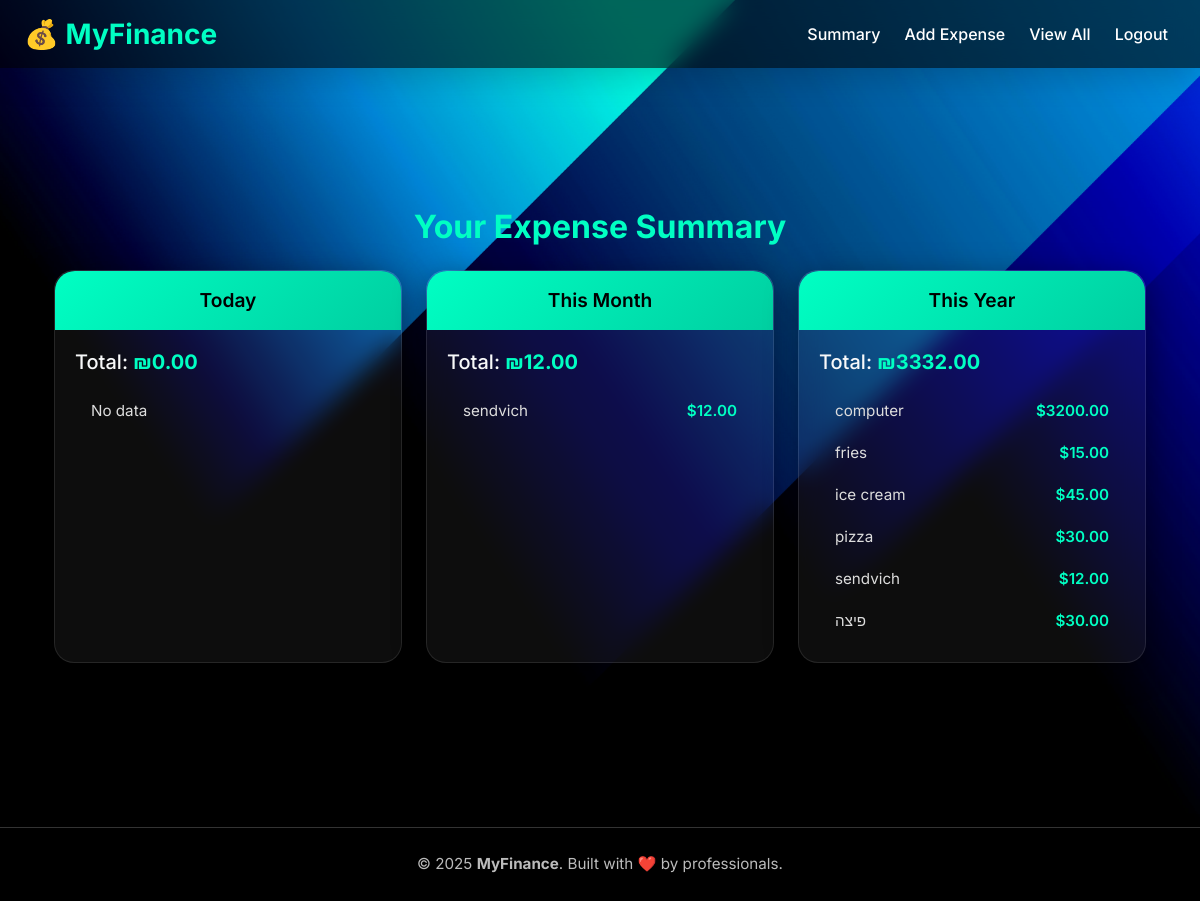
The app's page /expenses/summary/ (signed in) with its own data.
### expenses/models.py (models this page shows, shortened)
class Expense(models.Model):
    user = models.ForeignKey(User, on_delete=models.CASCADE)
    category = models.CharField(max_length=100)
    amount = models.FloatField()
    date = models.DateField(auto_now_add=True)

### expenses/views.py (the view)
# urls.py: path('summary/', views.summary, name='summary'),
@login_required
def summary(request):
    today = date.today()
    this_month = today.month
    this_year = today.year
    expenses = Expense.objects.filter(user=request.user)
    daily_expenses = expenses.filter(date=today)
    daily_total = daily_expenses.aggregate(Sum('amount'))['amount__sum'] or 0
    daily_by_category = daily_expenses.values('category').annotate(total=Sum('amount'))
    monthly_expenses = expenses.filter(date__month=this_month, date__year=this_year)
    monthly_total = monthly_expenses.aggregate(Sum('amount'))['amount__sum'] or 0
    monthly_by_category = monthly_expenses.values('category').annotate(total=Sum('amount'))
    yearly_expenses = expenses.filter(date__year=this_year)
    yearly_total = yearly_expenses.aggregate(Sum('amount'))['amount__sum'] or 0
    yearly_by_category = yearly_expenses.values('category').annotate(total=Sum('amount'))
    summaries = [
        {
            'period': 'Today',
            'total': daily_total,
            'breakdown': daily_by_category,
        },
        {
            'period': 'This Month',
            'total': monthly_total,
            'breakdown': monthly_by_category,
        },
        {
            'period': 'This Year',
            'total': yearly_total,
            'breakdown': yearly_by_category,
        },
    ]
    context = {
        'summaries': summaries,
    }
    return render(request, 'summary.html', context)

### expenses/templates/summary.html (shortened to what this page needs)
{% extends 'base.html' %}
{% block content %}
<div class="container mt-5 text-white">
    <h2 class="mb-4 text-center">Your Expense Summary</h2>
    <div class="row">
        {% for summary in summaries %}
        <div class="col-md-4 mb-4">
            <div class="glass-card h-100">
                <div class="glass-header">{{ summary.period }}</div>
                <div class="glass-body">
                    <h5 class="mb-3">Total: <strong style="color:#00ffc3;">₪{{ summary.total|floatformat:2 }}</strong></h5>
                    <ul class="list-group glass-list">
                        {% for item in summary.breakdown %}
                        <li class="list-group-item d-flex justify-content-between">
                            <span>{{ item.category }}</span>
                            <span>${{ item.total|floatformat:2 }}</span>
                        </li>
                        {% empty %}
                        <li class="list-group-item">No data</li>
                        {% endfor %}
                    </ul>
                </div>
            </div>
        </div>
        {% endfor %}
    </div>
</div>
{% endblock %}

### expenses/templates/summary.html (style rules this page uses)
.glass-card { background: rgba(255, 255, 255, 0.05); border-radius: 20px; border: 1px solid rgba(255, 255, 255, 0.1); box-shadow: 0 8px 32px rgba(0, 0, 0, 0.4); backdrop-filter: blur(12px); -webkit-backdrop-filter: blur(12px); transition: transform 0.3s ease, box-shadow 0.3s ease; }
.glass-header { background: linear-gradient(135deg, #00ffc3, #00cfa1); border-radius: 20px 20px 0 0; color: #000; font-weight: 600; font-size: 1.2rem; text-align: center; padding: 15px; }
.glass-body { padding: 20px; color: #f8f9fa; }
.glass-list .list-group-item { background-color: transparent; border: none; color: #ddd; font-size: 0.95rem; padding: 0.6rem 1rem; }
.glass-list .list-group-item span:last-child { font-weight: 600; color: #00ffc3; }
h2.mb-4 { font-weight: 700; color: #00ffc3; }

### records on screen
Expense: category "sendvich", total "12.00"
Expense: category "computer", total "3200.00"
Expense: category "fries", total "15.00"
Expense: category "pizza", total "30.00"
Expense: category "פיצה", total "30.00"

### other values on screen
{{ summary.period }} "Today" "This Month" "This Year"
{{ summary.total|floatformat:2 }} "0.00" "12.00" "3332.00"
{{ item.category }} "ice cream"
{{ item.total|floatformat:2 }} "45.00"
